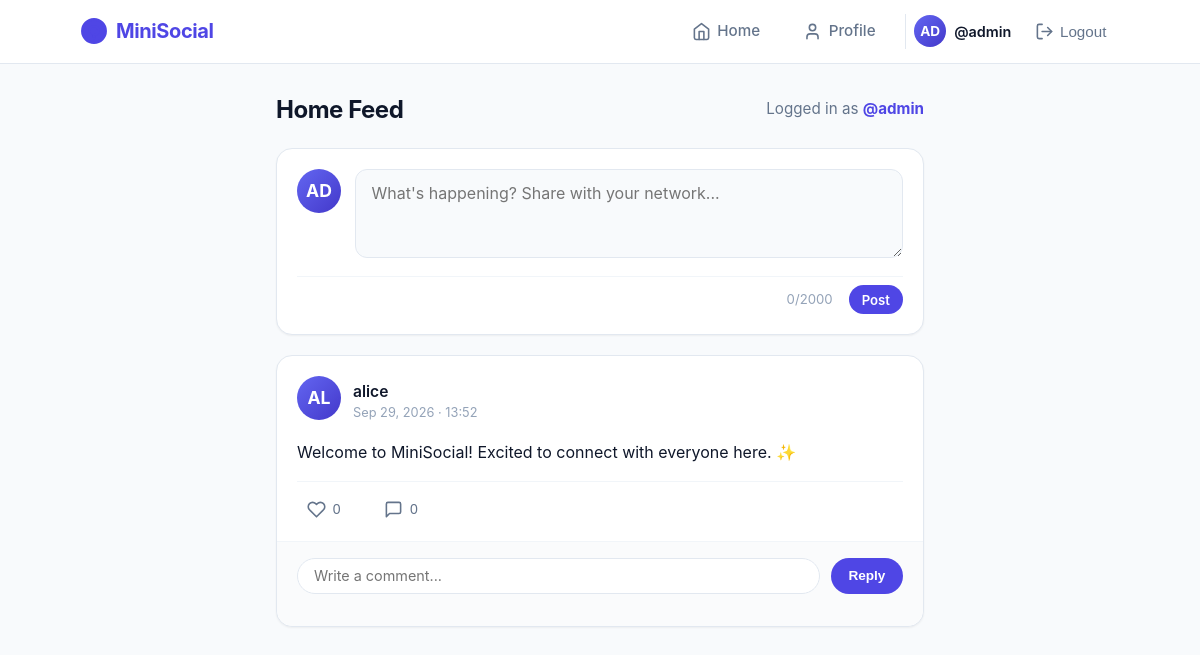
The app's page / (signed in) with its own data.
### social_app/models.py (models this page shows, shortened)
class Post(models.Model):
    user = models.ForeignKey(User, on_delete=models.CASCADE, related_name='posts')
    content = models.TextField(max_length=2000)
    created_at = models.DateTimeField(auto_now_add=True)
    updated_at = models.DateTimeField(auto_now=True)
    class Meta:
        ordering = ['-created_at', '-id']
    @property
    def likes_count(self):
        return self.likes.count()
    @property
    def comments_count(self):
        return self.comments.count()

### social_app/views.py (the view)
# urls.py: path('', views.feed_view, name='home'),
@login_required
def feed_view(request):
    posts = Post.objects.select_related('user', 'user__profile').prefetch_related(
        'likes',
        Prefetch('comments', queryset=Comment.objects.select_related('user', 'user__profile'))
    ).all()
    user_liked_post_ids = set(
        Like.objects.filter(user=request.user, post__in=posts).values_list('post_id', flat=True)
    )
    for post in posts:
        post.user_has_liked = post.id in user_liked_post_ids
    form = PostForm()
    return render(request, 'feed.html', {
        'posts': posts,
        'post_form': form,
    })

### social_app/forms.py
class PostForm(forms.ModelForm):
    class Meta:
        model = Post
        fields = ('content',)
        widgets = {
            'content': forms.Textarea(attrs={
                'class': 'post-input',
                'placeholder': "What's happening? Share with your network...",
                'rows': 3,
                'maxlength': '2000'
            })
        }

### social_app/models.py (called while the page is built)
    @property
    def avatar_url(self):
        if self.avatar and hasattr(self.avatar, 'url'):
            return self.avatar.url
        return None

### templates/feed.html (shortened to what this page needs)
{% extends 'base.html' %}
{% block content %}
<div class="feed-header" style="display: flex; justify-content: space-between; align-items: center; flex-wrap: wrap; gap: 0.5rem;">
    <h1>Home Feed</h1>
    <span style="font-size: 0.95rem; color: var(--text-muted);">
        Logged in as <strong style="color: var(--primary);">@{{ request.user.username }}</strong>
    </span>
</div>
<div class="card create-post-card">
    <form action="{% url 'create_post' %}" method="post">
        <div class="create-post-header">
            {% if user.profile.avatar_url %}
                <img src="{{ user.profile.avatar_url }}" alt="{{ user.username }}" class="avatar avatar-md">
            {% else %}
                <div class="avatar avatar-md">
                    <span class="avatar-initials">{{ user.username|slice:":2"|upper }}</span>
                </div>
            {% endif %}
            <div class="post-input-wrapper">
                {{ post_form.content }}
            </div>
        </div>
        <div class="create-post-footer">
            <span id="post-char-count" class="char-counter">0/2000</span>
            <button type="submit" class="btn btn-primary btn-sm">Post</button>
        </div>
    </form>
</div>
<section class="posts-stream">
    {% if posts %}
        {% for post in posts %}
            {% include 'includes/post_card.html' with post=post %}
        {% endfor %}
    {% endif %}
</section>
{% endblock %}

### templates/base.html (shortened to what this page needs)
{% load static %}
<!DOCTYPE html>
<html lang="en">
<head>
    <link rel="stylesheet" href="{% static 'css/styles.css' %}">
</head>
<body>
    <nav class="navbar">
        <div class="nav-container">
            <a href="{% url 'feed' %}" class="brand-logo">
                <svg viewBox="0 0 24 24" fill="none" stroke="currentColor" stroke-width="2.2" stroke-linecap="round" stroke-linejoin="round">
                    <circle cx="12" cy="12" r="10"></circle>
                    <path d="M8 12a4 4 0 0 1 8 0c0 2-2 3-4 4v2"></path>
                    <line x1="12" y1="17" x2="12.01" y2="17"></line>
                </svg>
                <span>MiniSocial</span>
            </a>
            <ul class="nav-links">
                {% if user.is_authenticated %}
                    <li>
                        <a href="{% url 'feed' %}" class="nav-item {% if request.resolver_match.url_name == 'feed' %}active{% endif %}">
                            <svg viewBox="0 0 24 24" fill="none" stroke="currentColor" stroke-width="2" stroke-linecap="round" stroke-linejoin="round">
                                <path d="m3 9 9-7 9 7v11a2 2 0 0 1-2 2H5a2 2 0 0 1-2-2z"></path>
                                <polyline points="9 22 9 12 15 12 15 22"></polyline>
                            </svg>
                            <span class="nav-text">Home</span>
                        </a>
                    </li>
                    <li>
                        <a href="{% url 'my_profile' %}" class="nav-item {% if request.resolver_match.url_name == 'my_profile' or request.resolver_match.url_name == 'edit_profile' %}active{% endif %}">
                            <svg viewBox="0 0 24 24" fill="none" stroke="currentColor" stroke-width="2" stroke-linecap="round" stroke-linejoin="round">
                                <path d="M19 21v-2a4 4 0 0 0-4-4H9a4 4 0 0 0-4 4v2"></path>
                                <circle cx="12" cy="7" r="4"></circle>
                            </svg>
                            <span class="nav-text">Profile</span>
                        </a>
                    </li>
                    <li class="nav-user">
                        <a href="{% url 'my_profile' %}" title="@{{ user.username }}" style="display: flex; align-items: center; gap: 0.5rem;">
                            {% if user.profile.avatar_url %}
                                <img src="{{ user.profile.avatar_url }}" alt="{{ user.username }}" class="avatar avatar-sm">
                            {% else %}
                                <div class="avatar avatar-sm">
                                    <span class="avatar-initials">{{ user.username|slice:":2"|upper }}</span>
                                </div>
                            {% endif %}
                            <span class="nav-text" style="font-weight: 600; font-size: 0.9rem; color: var(--text-main);">@{{ user.username }}</span>
                        </a>
                        <form action="{% url 'logout' %}" method="post" style="display:inline;">
                            <button type="submit" class="nav-item" style="background:none; border:none; cursor:pointer;" title="Logout">
                                <svg viewBox="0 0 24 24" fill="none" stroke="currentColor" stroke-width="2" stroke-linecap="round" stroke-linejoin="round">
                                    <path d="M9 21H5a2 2 0 0 1-2-2V5a2 2 0 0 1 2-2h4"></path>
                                    <polyline points="16 17 21 12 16 7"></polyline>
                                    <line x1="21" y1="12" x2="9" y2="12"></line>
                                </svg>
                                <span class="nav-text">Logout</span>
                            </button>
                        </form>
                    </li>
                {% endif %}
            </ul>
        </div>
    </nav>
    <main class="main-container">
        {% block content %}{% endblock %}
    </main>
</body>
</html>

### templates/includes/post_card.html (shortened to what this page needs)
<article class="card post-card" id="post-{{ post.id }}">
    <header class="post-header">
        <div class="post-author-info">
            <a href="{% url 'user_profile' post.user.username %}">
                {% if post.user.profile.avatar_url %}
                    <img src="{{ post.user.profile.avatar_url }}" alt="{{ post.user.username }}" class="avatar avatar-md">
                {% else %}
                    <div class="avatar avatar-md">
                        <span class="avatar-initials">{{ post.user.username|slice:":2"|upper }}</span>
                    </div>
                {% endif %}
            </a>
            <div class="author-names">
                <a href="{% url 'user_profile' post.user.username %}" class="author-username">
                    {{ post.user.username }}
                </a>
                <span class="post-time">{{ post.created_at|date:"M d, Y · H:i" }}</span>
            </div>
        </div>
    </header>
    <div class="post-content">{{ post.content|linebreaksbr }}</div>
    <div class="post-actions">
        <button type="button" class="action-btn like-btn {% if post.user_has_liked %}liked{% endif %}" data-post-id="{{ post.id }}" title="Like">
            <svg viewBox="0 0 24 24" fill="none" stroke="currentColor" stroke-width="2" stroke-linecap="round" stroke-linejoin="round">
                <path d="M20.84 4.61a5.5 5.5 0 0 0-7.78 0L12 5.67l-1.06-1.06a5.5 5.5 0 0 0-7.78 7.78l1.06 1.06L12 21.23l7.78-7.78 1.06-1.06a5.5 5.5 0 0 0 0-7.78z"></path>
            </svg>
            <span class="like-count">{{ post.likes_count }}</span>
        </button>
        <button type="button" class="action-btn comment-toggle-btn" data-post-id="{{ post.id }}" title="Comments">
            <svg viewBox="0 0 24 24" fill="none" stroke="currentColor" stroke-width="2" stroke-linecap="round" stroke-linejoin="round">
                <path d="M21 15a2 2 0 0 1-2 2H7l-4 4V5a2 2 0 0 1 2-2h14a2 2 0 0 1 2 2z"></path>
            </svg>
            <span class="comment-count" data-post-id="{{ post.id }}">{{ post.comments_count }}</span>
        </button>
    </div>
    <div class="comments-container" id="comments-{{ post.id }}">
        <form class="comment-input-form" data-post-id="{{ post.id }}">
            <input type="text" class="comment-input" placeholder="Write a comment..." maxlength="1000" required>
            <button type="submit" class="comment-submit-btn">Reply</button>
        </form>
    </div>
</article>

### records on screen
Post: user.username "AL", user.username "alice", created_at "Sep 29, 2026 · 13:52", content "Welcome to MiniSocial! Excited to connect with everyone here. ✨", likes_count "0", comments_count "0"

### other values on screen
{{ user.username|slice:":2"|upper }} "AD"
{{ user.username }} "admin"
{{ request.user.username }} "admin"
